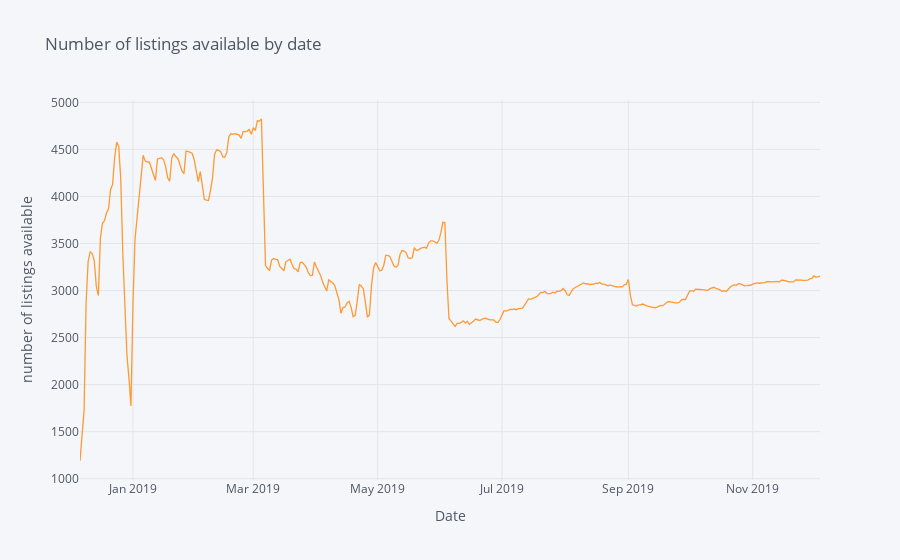

The cell this chart's notebook holds for it:
### Code cell
#Visualizing listings available
sum_available = calendar[calendar.available == "t"].groupby(['date']).size().to_frame(name= 'available').reset_index()
sum_available['weekday'] = sum_available['date'].dt.day_name()
sum_available = sum_available.set_index('date')

sum_available.iplot(y='available', mode = 'lines', xTitle = 'Date', yTitle = 'number of listings available',\
                   text='weekday', title = 'Number of listings available by date')

### Figure 1 — Plotly figure (JSON) as saved in the notebook; plotly's stock layout.template omitted (floating-point values rounded to 4 significant figures; data arrays with more than 128 entries replaced by an {"elided": "..."} marker saying what was removed)
{"data": [{"line": {"color": "rgba(255, 153, 51, 1.0)", "dash": "solid", "shape": "linear", "width": 1.3}, "mode": "lines", "name": "available", "text": {"elided": "364 str values"}, "type": "scatter", "x": {"elided": "364 str values"}, "y": {"elided": "364 int values"}}], "layout": {"legend": {"bgcolor": "#F5F6F9", "font": {"color": "#4D5663"}}, "paper_bgcolor": "#F5F6F9", "plot_bgcolor": "#F5F6F9", "title": {"font": {"color": "#4D5663"}, "text": "Number of listings available by date"}, "xaxis": {"gridcolor": "#E1E5ED", "showgrid": true, "tickfont": {"color": "#4D5663"}, "title": {"font": {"color": "#4D5663"}, "text": "Date"}, "zerolinecolor": "#E1E5ED"}, "yaxis": {"gridcolor": "#E1E5ED", "showgrid": true, "tickfont": {"color": "#4D5663"}, "title": {"font": {"color": "#4D5663"}, "text": "number of listings available"}, "zerolinecolor": "#E1E5ED"}}}
